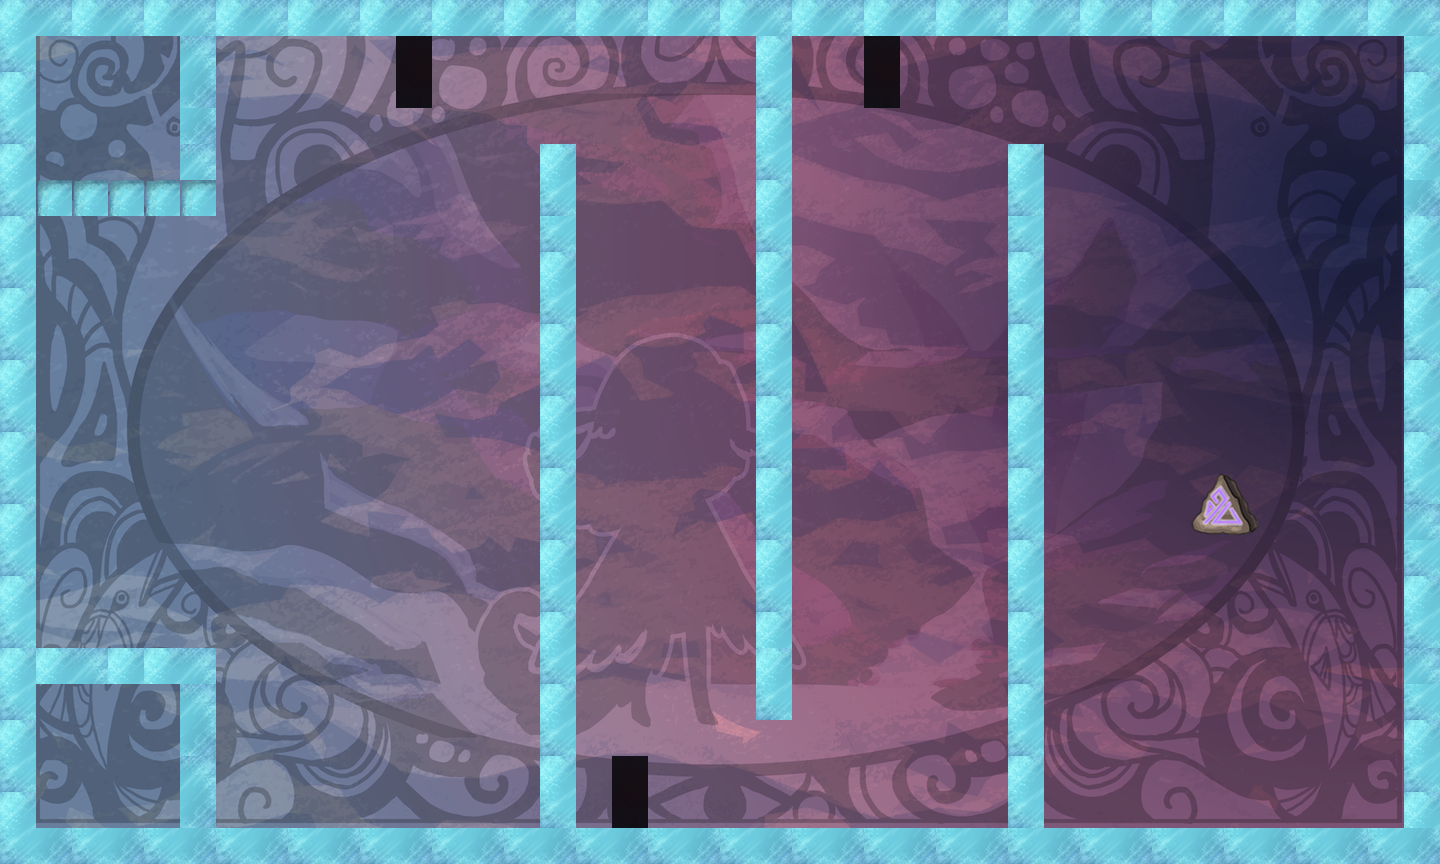

A 2D game scene composited from a Tiled map and its tileset images. What follows is a short description and the map's XML, with each tile layer's data collapsed to a summary:
An orthogonal 40x24 tile map with 36x36 px tiles, 2 tile layers (bg, tiles), 23 tilesets.

<map version="1.0" orientation="orthogonal" width="40" height="24" tilewidth="36" tileheight="36">
 <properties>
  <property name="itemGoal" value="4" />
  <property name="itemSize" value="1" />
  <property name="moveObj" value="6" />
  <property name="playerLocation" value="!json! {&quot;x&quot;: 20, &quot;y&quot;:12 }" />
  <property name="tutorial" value="false" />
 </properties>
 <tileset firstgid="1" name="bg" tilewidth="1440" tileheight="864">
  <tileoffset x="-720" y="432" />
  <image source="../../../art/bg.png" width="1440" height="864" />
 </tileset>
 <tileset firstgid="2" name="redWall" tilewidth="36" tileheight="36">
  <image source="../../../art/redWall.png" width="72" height="72" />
  <tile id="0">
   <properties>
    <property name="bodyType" value="static" />
    <property name="collType" value="solid" />
    <property name="func" value="redWallCollision" />
    <property name="name" value="redWall" />
    <property name="physics:bounce" value="0" />
    <property name="physics:enabled" value="true" />
   </properties>
  </tile>
  <tile id="1">
   <properties>
    <property name="bodyType" value="static" />
    <property name="collType" value="solid" />
    <property name="func" value="redWallCollision" />
    <property name="name" value="redWall" />
    <property name="physics:bounce" value="0" />
    <property name="physics:enabled" value="true" />
   </properties>
  </tile>
  <tile id="2">
   <properties>
    <property name="bodyType" value="static" />
    <property name="collType" value="solid" />
    <property name="func" value="redWallCollision" />
    <property name="name" value="redWall" />
    <property name="physics:bounce" value="0" />
    <property name="physics:enabled" value="true" />
   </properties>
  </tile>
  <tile id="3">
   <properties>
    <property name="bodyType" value="static" />
    <property name="collType" value="solid" />
    <property name="func" value="redWallCollision" />
    <property name="name" value="redWall" />
    <property name="physics:bounce" value="0" />
    <property name="physics:enabled" value="true" />
   </properties>
  </tile>
 </tileset>
 <tileset firstgid="6" name="aura" tilewidth="72" tileheight="72">
  <image source="../../../art/aura.png" width="72" height="72" />
  <tile id="0">
   <properties>
    <property name="bodyType" value="static" />
    <property name="collType" value="passThru" />
    <property name="func" value="blueAuraCollision" />
    <property name="name" value="blueAura" />
    <property name="physics:bounce" value="0" />
    <property name="physics:enabled" value="true" />
   </properties>
  </tile>
 </tileset>
 <tileset firstgid="7" name="rune" tilewidth="72" tileheight="72">
  <image source="../../../art/rune.png" width="72" height="72" />
  <tile id="0">
   <properties>
    <property name="bodyType" value="static" />
    <property name="collType" value="passThru" />
    <property name="func" value="runeCollision" />
    <property name="name" value="rune" />
    <property name="physics:bounce" value="0" />
    <property name="physics:enabled" value="true" />
   </properties>
  </tile>
 </tileset>
 <tileset firstgid="8" name="key" tilewidth="72" tileheight="72">
  <image source="../../../art/antler.png" width="72" height="72" />
  <tile id="0">
   <properties>
    <property name="bodyType" value="static" />
    <property name="collType" value="passThru" />
    <property name="collectible" value="true" />
    <property name="func" value="keyCollision" />
    <property name="name" value="key" />
    <property name="physics:bounce" value="0" />
    <property name="physics:enabled" value="true" />
   </properties>
  </tile>
 </tileset>
 <tileset firstgid="9" name="blueWall" tilewidth="36" tileheight="36">
  <image source="../../../art/blueWall.png" width="72" height="72" />
  <tile id="0">
   <properties>
    <property name="bodyType" value="static" />
    <property name="collType" value="wall" />
    <property name="func" value="blueWallCollision" />
    <property name="name" value="blueWall" />
    <property name="physics:bounce" value="0" />
    <property name="physics:enabled" value="true" />
   </properties>
  </tile>
  <tile id="1">
   <properties>
    <property name="bodyType" value="static" />
    <property name="collType" value="wall" />
    <property name="func" value="blueWallCollision" />
    <property name="name" value="blueWall" />
    <property name="physics:bounce" value="0" />
    <property name="physics:enabled" value="true" />
   </properties>
  </tile>
  <tile id="2">
   <properties>
    <property name="bodyType" value="static" />
    <property name="collType" value="wall" />
    <property name="func" value="blueWallCollision" />
    <property name="name" value="blueWall" />
    <property name="physics:bounce" value="0" />
    <property name="physics:enabled" value="true" />
   </properties>
  </tile>
  <tile id="3">
   <properties>
    <property name="bodyType" value="static" />
    <property name="collType" value="wall" />
    <property name="func" value="blueWallCollision" />
    <property name="name" value="blueWall" />
    <property name="physics:bounce" value="0" />
    <property name="physics:enabled" value="true" />
   </properties>
  </tile>
 </tileset>
 <tileset firstgid="13" name="greenWall" tilewidth="36" tileheight="36">
  <image source="../../../art/greenWall.png" width="72" height="72" />
  <tile id="0">
   <properties>
    <property name="bodyType" value="static" />
    <property name="collType" value="solid" />
    <property name="func" value="greenWallCollision" />
    <property name="name" value="greenWall" />
    <property name="physics:bounce" value="0" />
    <property name="physics:enabled" value="static" />
   </properties>
  </tile>
  <tile id="1">
   <properties>
    <property name="bodyType" value="static" />
    <property name="collType" value="solid" />
    <property name="func" value="greenWallCollision" />
    <property name="name" value="greenWall" />
    <property name="physics:bounce" value="0" />
    <property name="physics:enabled" value="true" />
   </properties>
  </tile>
  <tile id="2">
   <properties>
    <property name="bodyType" value="static" />
    <property name="collType" value="solid" />
    <property name="func" value="greenWallCollision" />
    <property name="name" value="greenWall" />
    <property name="physics:bounce" value="0" />
    <property name="physics:enabled" value="true" />
   </properties>
  </tile>
  <tile id="3">
   <properties>
    <property name="bodyType" value="static" />
    <property name="collType" value="solid" />
    <property name="func" value="greenWallCollision" />
    <property name="name" value="greenWall" />
    <property name="physics:bounce" value="0" />
    <property name="physics:enabled" value="true" />
   </properties>
  </tile>
 </tileset>
 <tileset firstgid="17" name="lockedDoor" tilewidth="72" tileheight="72">
  <image source="../../../art/lockeddoor.png" width="72" height="72" />
  <tile id="0">
   <properties>
    <property name="bodyType" value="static" />
    <property name="collType" value="solid" />
    <property name="func" value="lockedDoorCollision" />
    <property name="name" value="lockedDoor" />
    <property name="physics:bounce" value="0" />
    <property name="physics:enabled" value="true" />
   </properties>
  </tile>
 </tileset>
 <tileset firstgid="18" name="runeblue" tilewidth="72" tileheight="72">
  <image source="../../../art/runeblue.png" width="72" height="72" />
  <tile id="0">
   <properties>
    <property name="bodyType" value="static" />
    <property name="collType" value="passThru" />
    <property name="func" value="runeCollision" />
    <property name="name" value="blueRune" />
    <property name="physics:bounce" value="0" />
    <property name="physics:enabled" value="true" />
   </properties>
  </tile>
 </tileset>
 <tileset firstgid="19" name="runegreen" tilewidth="72" tileheight="72">
  <image source="../../../art/runegreen.png" width="72" height="72" />
  <tile id="0">
   <properties>
    <property name="bodyType" value="static" />
    <property name="collType" value="passThru" />
    <property name="func" value="runeCollision" />
    <property name="name" value="greenRune" />
    <property name="physics:bounce" value="0" />
    <property name="physics:enabled" value="true" />
   </properties>
  </tile>
 </tileset>
 <tileset firstgid="20" name="runepink" tilewidth="72" tileheight="72">
  <image source="../../../art/runepink.png" width="72" height="72" />
  <tile id="0">
   <properties>
    <property name="bodyType" value="static" />
    <property name="collType" value="passThru" />
    <property name="func" value="runeCollision" />
    <property name="name" value="pinkRune" />
    <property name="physics:bounce" value="0" />
    <property name="physics:enabled" value="true" />
   </properties>
  </tile>
 </tileset>
 <tileset firstgid="21" name="runepurple" tilewidth="72" tileheight="72">
  <image source="../../../art/runepurple.png" width="72" height="72" />
  <tile id="0">
   <properties>
    <property name="bodyType" value="static" />
    <property name="collType" value="passThru" />
    <property name="func" value="runeCollision" />
    <property name="name" value="purpleRune" />
    <property name="physics:bounce" value="0" />
    <property name="physics:enabled" value="true" />
   </properties>
  </tile>
 </tileset>
 <tileset firstgid="22" name="runeyellow" tilewidth="72" tileheight="72">
  <image source="../../../art/runeyellow.png" width="72" height="72" />
  <tile id="0">
   <properties>
    <property name="bodyType" value="static" />
    <property name="collType" value="passThru" />
    <property name="func" value="runeCollision" />
    <property name="name" value="yellowRune" />
    <property name="physics:bounce" value="0" />
    <property name="physics:enabled" value="true" />
   </properties>
  </tile>
 </tileset>
 <tileset firstgid="23" name="greenAura1" tilewidth="72" tileheight="72">
  <image source="../../../art/greenaura1.png" width="72" height="72" />
  <tile id="0">
   <properties>
    <property name="bodyType" value="static" />
    <property name="collType" value="passThru" />
    <property name="func" value="greenAuraCollision" />
    <property name="name" value="greenAura" />
    <property name="physics:bounce" value="0" />
    <property name="physics:enabled" value="true" />
   </properties>
  </tile>
 </tileset>
 <tileset firstgid="24" name="greenAura2" tilewidth="72" tileheight="72">
  <image source="../../../art/greenaura2.png" width="72" height="72" />
  <tile id="0">
   <properties>
    <property name="bodyType" value="static" />
    <property name="collType" value="passThru" />
    <property name="func" value="greenAuraCollision" />
    <property name="name" value="greenAura" />
    <property name="physics:bounce" value="0" />
    <property name="physics:enabled" value="true" />
   </properties>
  </tile>
 </tileset>
 <tileset firstgid="25" name="whiteAura" tilewidth="72" tileheight="72">
  <image source="../../../art/whiteaura.png" width="72" height="72" />
  <tile id="0">
   <properties>
    <property name="bodyType" value="static" />
    <property name="collType" value="passThru" />
    <property name="func" value="whiteAuraCollision" />
    <property name="name" value="whiteAura" />
    <property name="physics:bounce" value="0" />
    <property name="physics:enabled" value="true" />
   </properties>
  </tile>
 </tileset>
 <tileset firstgid="26" name="redAura" tilewidth="72" tileheight="72">
  <image source="../../../art/redaura.png" width="72" height="72" />
  <tile id="0">
   <properties>
    <property name="bodyType" value="static" />
    <property name="collType" value="passThru" />
    <property name="func" value="redAuraCollision" />
    <property name="name" value="redAura" />
    <property name="physics:bounce" value="0" />
    <property name="physics:enabled" value="true" />
   </properties>
  </tile>
 </tileset>
 <tileset firstgid="27" name="redAura1" tilewidth="72" tileheight="72">
  <image source="../../../art/redaura1.png" width="72" height="72" />
  <tile id="0">
   <properties>
    <property name="bodyType" value="static" />
    <property name="collType" value="passThru" />
    <property name="func" value="redAuraCollision" />
    <property name="name" value="redAura" />
    <property name="physics:bounce" value="0" />
    <property name="physics:enabled" value="true" />
   </properties>
  </tile>
 </tileset>
 <tileset firstgid="28" name="redAura2" tilewidth="72" tileheight="72">
  <image source="../../../art/redaura2.png" width="72" height="72" />
  <tile id="0">
   <properties>
    <property name="bodyType" value="static" />
    <property name="collType" value="passThru" />
    <property name="func" value="redAuraCollision" />
    <property name="name" value="redAura" />
    <property name="physics:bounce" value="0" />
    <property name="physics:enabled" value="true" />
   </properties>
  </tile>
 </tileset>
 <tileset firstgid="29" name="blackWall" tilewidth="36" tileheight="36">
  <image source="../../../art/blackWall.png" width="72" height="72" />
  <tile id="0">
   <properties>
    <property name="bodyType" value="static" />
    <property name="collType" value="wall" />
    <property name="func" value="blackWallCollision" />
    <property name="moveLocX" value="19" />
    <property name="moveLocY" value="3" />
    <property name="moveable" value="true" />
    <property name="name" value="blackWall" />
    <property name="physics:bounce" value="0" />
    <property name="physics:enabled" value="true" />
    <property name="startLocX" value="12" />
    <property name="startLocY" value="4" />
   </properties>
  </tile>
  <tile id="1">
   <properties>
    <property name="bodyType" value="static" />
    <property name="collType" value="wall" />
    <property name="func" value="blackWallCollision" />
    <property name="moveLocX" value="14" />
    <property name="moveLocY" value="21" />
    <property name="moveable" value="true" />
    <property name="name" value="blackWall" />
    <property name="physics:bounce" value="0" />
    <property name="physics:enabled" value="true" />
   </properties>
  </tile>
  <tile id="2">
   <properties>
    <property name="bodyType" value="static" />
    <property name="collType" value="wall" />
    <property name="func" value="blackWallCollision" />
    <property name="moveLocX" value="26" />
    <property name="moveLocY" value="20" />
    <property name="moveable" value="true" />
    <property name="name" value="blackWall" />
    <property name="physics:bounce" value="0" />
    <property name="physics:enabled" value="enabled" />
   </properties>
  </tile>
  <tile id="3">
   <properties>
    <property name="bodyType" value="static" />
    <property name="collType" value="wall" />
    <property name="func" value="blackWallCollision" />
    <property name="moveLocX" value="26" />
    <property name="moveLocY" value="3" />
    <property name="moveable" value="true" />
    <property name="name" value="blackWall" />
    <property name="physics:bounce" value="0" />
    <property name="physics:enabled" value="true" />
   </properties>
  </tile>
 </tileset>
 <tileset firstgid="33" name="greenTotem" tilewidth="72" tileheight="72">
  <image source="../../../art/totem.png" width="72" height="72" />
  <tile id="0">
   <properties>
    <property name="bodyType" value="static" />
    <property name="collType" value="passThru" />
    <property name="func" value="totemCollision" />
    <property name="name" value="greenTotem" />
    <property name="physics:bounce" value="0" />
    <property name="physics:enabled" value="true" />
   </properties>
  </tile>
 </tileset>
 <tileset firstgid="34" name="switch" tilewidth="72" tileheight="72">
  <image source="../../../art/switch.png" width="72" height="72" />
  <tile id="0">
   <properties>
    <property name="bodyType" value="static" />
    <property name="collType" value="passThru" />
    <property name="func" value="switchCollision" />
    <property name="name" value="switch" />
    <property name="physics:enabled" value="true" />
   </properties>
  </tile>
 </tileset>
 <tileset firstgid="35" name="switchWall" tilewidth="36" tileheight="36">
  <image source="../../../art/blueWall2.png" width="72" height="72" />
  <tile id="0">
   <properties>
    <property name="bodyType" value="static" />
    <property name="collType" value="wall" />
    <property name="name" value="switchWall" />
    <property name="physics:bounce" value="0" />
    <property name="physics:enabled" value="true" />
   </properties>
  </tile>
  <tile id="2">
   <properties>
    <property name="bodyType" value="" />
    <property name="collType" value="" />
    <property name="func" value="" />
    <property name="name" value="" />
    <property name="physics:bounce" value="" />
    <property name="physics:enabled" value="" />
   </properties>
  </tile>
 </tileset>
 <layer name="bg" width="40" height="24">
  <data>[960 cells, 1 non-empty, 1 distinct tile ids]</data>
 </layer>
 <layer name="tiles" width="40" height="24">
  <data>[960 cells, 206 non-empty, 8 distinct tile ids]</data>
 </layer>
</map>
